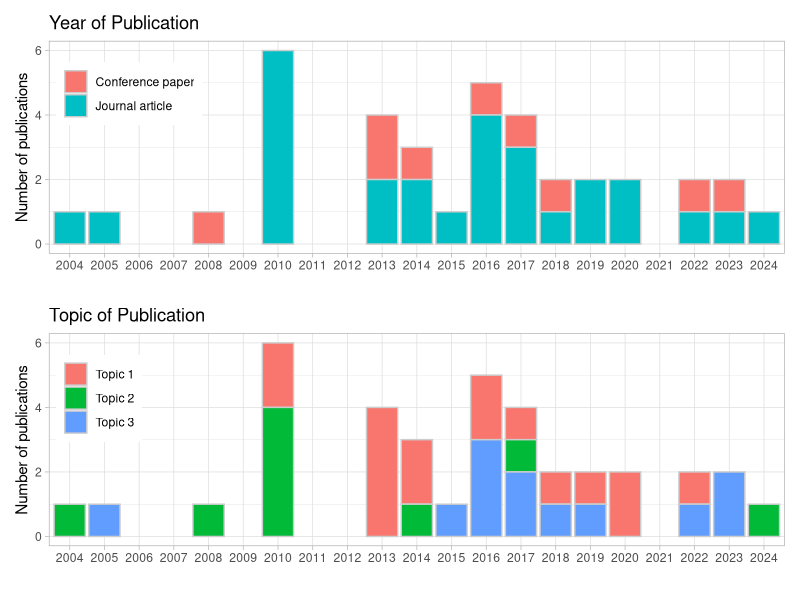
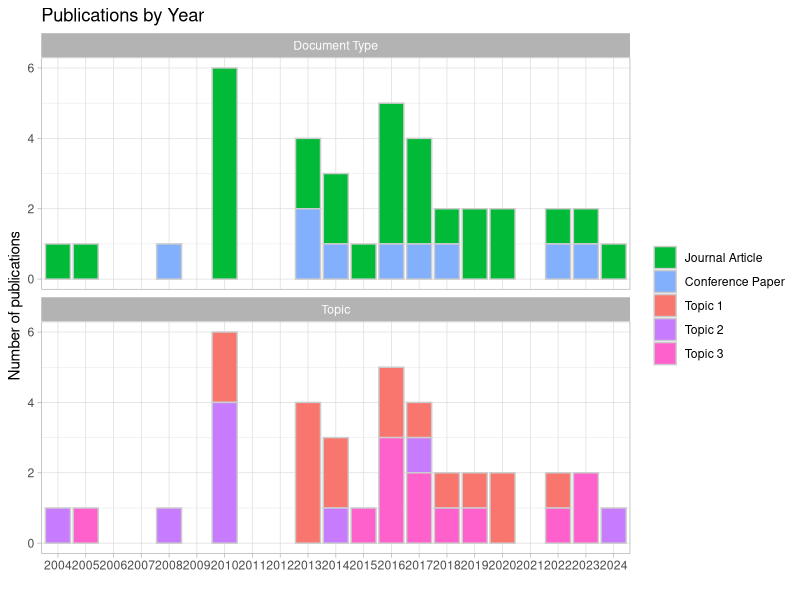
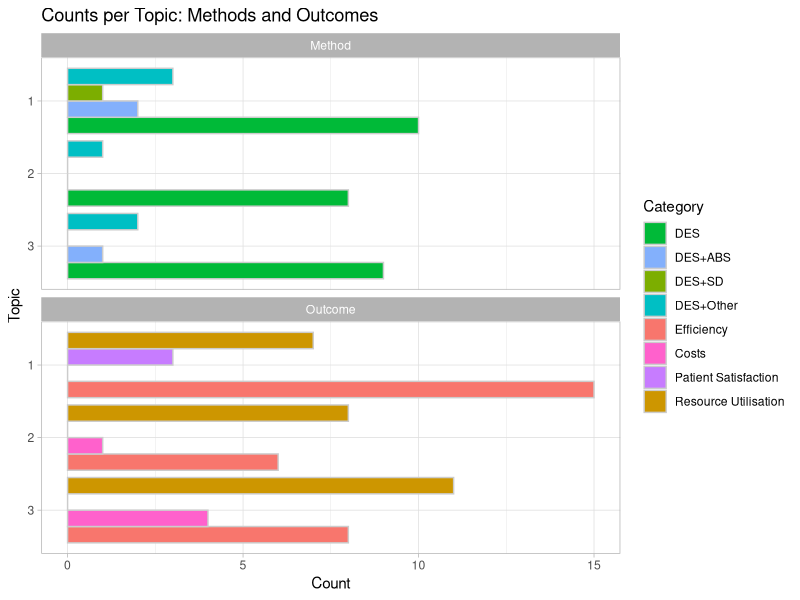
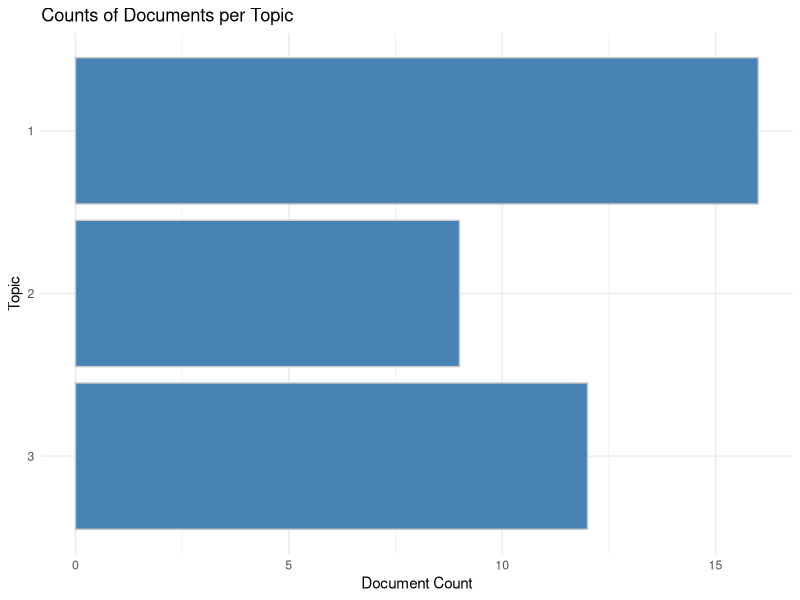
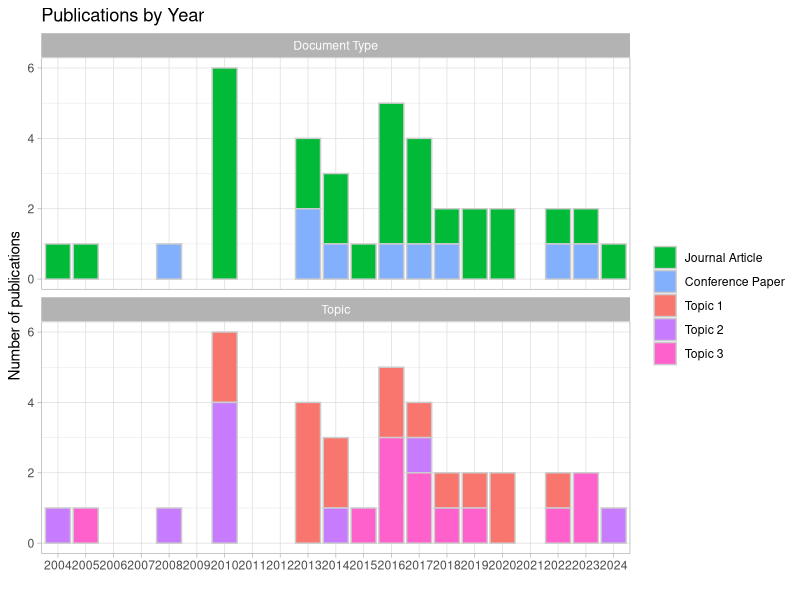
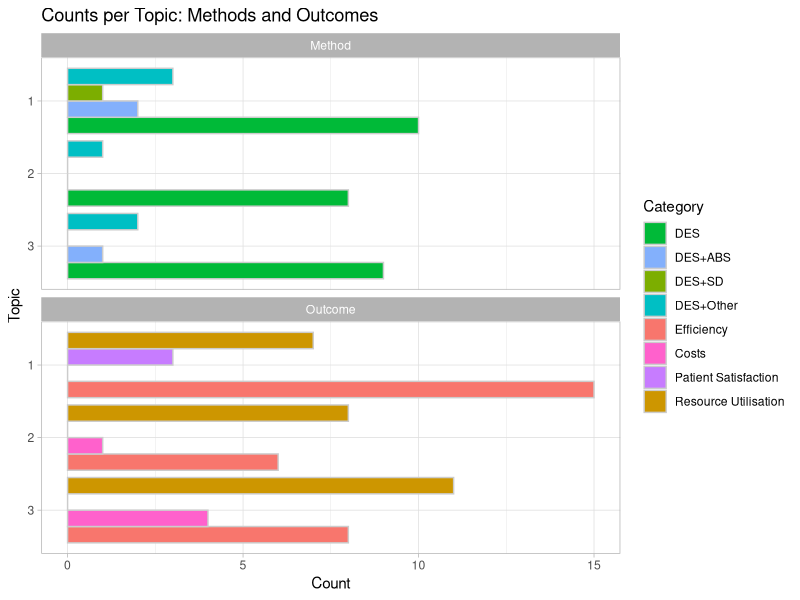
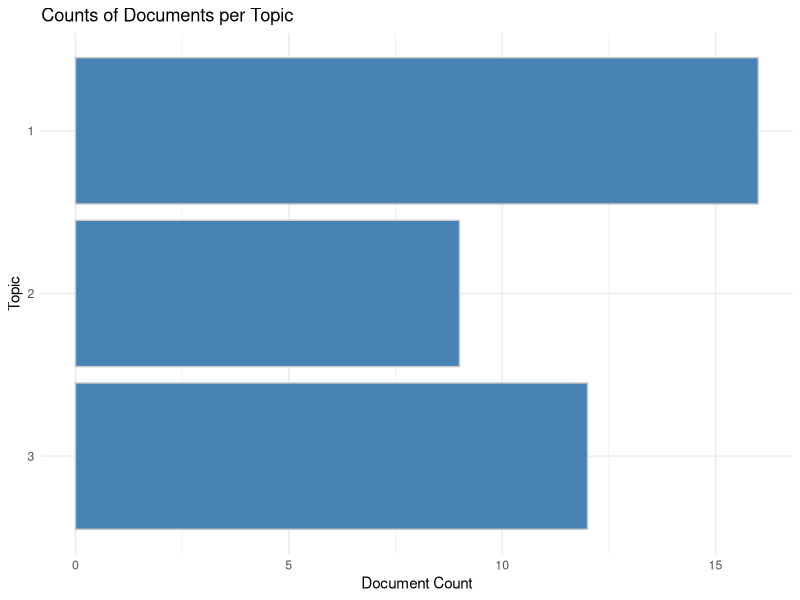

These charts were generated, in order, by the following R code: (Note: this script raises an error after producing the figures.)
library(tidyverse)
library(ggalluvial)
library(patchwork)


# Plots and analysis using topics

data <- read.csv("datasets/8_complete_data_with_topics.csv")

###########################################################################
#Plot by year for topic and document type - compare patchwork and facets
# Define the full range of years
year_range <- min(data$year, na.rm = TRUE):max(data$year, na.rm = TRUE)

# Plot for document_type
yearplot <- ggplot(data) +
  geom_bar(aes(x = factor(year), fill = document_type), color = "grey80") +
  theme_light() +
  scale_x_discrete(limits = as.character(year_range)) +
  theme(legend.position = c(0.01, 0.9), legend.justification = c(0, 1)) +
  labs(x = "", y = "Number of publications", title = "Year of Publication", 
       fill = NULL)

# Plot for Topic
topicplot <- ggplot(data) +
  geom_bar(aes(x = factor(year), fill = factor(topic)), color = "grey80") +
  theme_light() +
  scale_x_discrete(limits = as.character(year_range)) +
  scale_fill_discrete(labels = c("Topic 1", "Topic 2", "Topic 3")) +
  theme(legend.position = c(0.01, 0.9), legend.justification = c(0, 1)) +
  labs(x = "", y = "Number of publications", title = "Topic of Publication", 
       fill = NULL)

# Combine the two plots vertically (ncol = 2 for side-by-side) using patchwork
combined_plot <- yearplot + topicplot + plot_layout(ncol = 1)
combined_plot

##########################################################################
# Faceting
# Reshape data into a long format. 
data_long <- data %>%
  mutate(topic = as.character(topic)) %>%   # Convert topic to character
  pivot_longer(
    cols = c(document_type, topic),
    names_to = "category",
    values_to = "value" 
  )

data_long$value <- factor(data_long$value,
                          levels = c("Journal article", "Conference paper", "1", "2", "3"))

# Create facet plot
faceted_plot <- ggplot(data_long, aes(x = factor(year), fill = value)) +
  geom_bar(color = "grey80") +
  theme_light() +
  scale_x_discrete(limits = as.character(year_range)) +
  facet_wrap(~ category, nrow = 2,
             labeller = labeller(category = c(document_type = "Document Type",
                                              topic = "Topic"))) +
  scale_fill_manual(
    values = c("Journal article"    = "#00ba38",
               "Conference paper" = "#83b0fc",
               "1"    = "#f8766d",
               "2"    = "#C77CFF",
               "3"    = "#FF61CC"),
    labels = c("Journal Article", "Conference Paper","Topic 1", "Topic 2", "Topic 3")
  ) +
  labs(x = "", y = "Number of publications", fill = NULL, 
       title = "Publications by Year")

faceted_plot
ggsave("images/yearplot2.pdf", plot = faceted_plot, device = "pdf", width = 9, height = 4)

###############################################################################
# facet of topics per method and outcome kpi
# tidy data

data_plot_methods <- data %>%
  mutate(DES_minus_hybrid = DES - hybrid) %>%
  rename(DES2 = DES) %>% 
  rename(
    DES = DES_minus_hybrid,
    `DES+ABS` = ABS,
    `DES+SD` = SD,
    `DES+Other` = other,
    `Patient Satisfaction` = outcome_satisfaction,
    Efficiency = outcome_efficiency,
    Costs = outcome_costs,
    `Resource Utilisation` = outcome_resources
  ) %>% 
  mutate(topic = factor(topic))


# Define the columns for simulation methods and outcomes
simulation_cols <- c(simulation_cols <- c('DES', 'DES+ABS', 'DES+SD', 'DES+Other')
)
outcome_cols <- c('Patient Satisfaction', 'Efficiency', 'Costs', 
                  'Resource Utilisation')
# --- Compute counts for simulation methods per topic ---
# If the columns are binary indicators (0/1), summing gives counts
simulation_counts <- data_plot_methods %>%
  group_by(topic) %>%
  summarise(across(all_of(simulation_cols), ~ sum(. , na.rm = TRUE)))

simulation_counts_long <- simulation_counts %>%
  pivot_longer(cols = all_of(simulation_cols),
               names_to = "method",
               values_to = "count") %>%
  mutate(plot_type = "Method")

# --- Compute counts for outcomes per topic ---
outcome_counts <- data_plot_methods %>%
  group_by(topic) %>%
  summarise(across(all_of(outcome_cols), ~ sum(. , na.rm = TRUE)))

outcome_counts_long <- outcome_counts %>%
  pivot_longer(cols = all_of(outcome_cols),
               names_to = "outcome",
               values_to = "count") %>%
  mutate(plot_type = "Outcome")

# --- Combine the two datasets ---
combined_counts <- bind_rows(
  simulation_counts_long %>% rename(variable = method),
  outcome_counts_long %>% rename(variable = outcome)
)

combined_counts$variable <- factor(combined_counts$variable,
                          levels = c("DES", "DES+ABS", "DES+SD", "DES+Other", 
                                     "Efficiency", "Costs", 
                                     "Patient Satisfaction",
                                     "Resource Utilisation"))


# Create the facet plot
facet_plot <- ggplot(combined_counts, aes(x = count, y = fct_rev(topic), fill = variable)) +
  geom_bar(stat = "identity", position = position_dodge(width = 0.9),color="grey80") +
  facet_wrap(~ plot_type, nrow = 2) +
  scale_fill_manual(
    values = c("DES"    = "#00ba38",
               "DES+ABS" = "#83b0fc",
               "DES+SD"    = "#7CAE00",
               "DES+Other"    = "#00BFC4",
               "Efficiency" =  "#f8766d",
               "Costs" = "#FF61CC",
               "Patient Satisfaction"= "#C77CFF",
               "Resource Utilisation" =  "#CD9600")) +
  labs(x = "Count", y = "Topic", fill = "Category",
       title = "Counts per Topic: Methods and Outcomes") +
  theme_light()

facet_plot

ggsave("images/topics_method_outcomes.pdf", plot = facet_plot, device = "pdf", width = 9, height = 4)
###################################################################################

# Correlate topics with simulation methods and outcomes
simulation_cols <- c('DES', 'ABS', 'SD', 'hybrid')
outcome_cols <- c('outcome_satisfaction', 'outcome_efficiency', 'outcome_costs', 
                  'outcome_resources')

topic_simulation_corr <- data %>%
  group_by(terms) %>%
  summarise(across(all_of(simulation_cols), mean, na.rm = TRUE))

topic_outcome_corr <- data %>%
  group_by(terms) %>%
  summarise(across(all_of(outcome_cols), mean, na.rm = TRUE))

# Temporal distribution analysis
topic_temporal <- data %>%
  group_by(terms) %>%
  summarise(
    min_year = min(year, na.rm = TRUE),
    mean_year = mean(year, na.rm = TRUE),
    max_year = max(year, na.rm = TRUE),
    count = n()
  )

# View correlations 
print("Simulation method correlations per topic:")
print(topic_simulation_corr)

print("Outcome correlations per topic:")
print(topic_outcome_corr)

print("Temporal analysis per topic:")
print(topic_temporal)

###############################################################
## plots
#Simulation Usage: Visualizes topic-method associations.
#Outcome Analysis: Clarifies outcome emphasis per topic.
#Temporal Analysis:  historical trends or shifts.

# Calculate counts of documents per topic
topic_counts <- data %>%
  group_by(topic) %>%
  summarise(Count = n())

# Plot counts
counts_plot <- ggplot(topic_counts, aes(x = fct_rev(factor(topic)), y = Count)) +
  geom_bar(stat = "identity", fill="steelblue", color="grey80") +
  coord_flip() +
  labs(title = "Counts of Documents per Topic",
       x = "Topic",
       y = "Document Count") +
  theme_minimal()

ggsave("images/counts_plot.pdf", plot = counts_plot, device = "pdf", width = 9, 
       height = 3)
counts_plot
#######################################
# methods per topic
# Prepare data
simulation_corr_long <- data %>%
  group_by(topic) %>%
  summarise(across(c(DES, ABS, SD, other), mean, na.rm = TRUE)) %>%
  melt(id.vars = "topic")

# Compute boundaries for horizontal lines.
# The y-axis (factor(topic)) will have positions 1, 2, ..., n.
topic_levels <- levels(factor(simulation_corr_long$topic))
n_topics <- length(topic_levels)
# Calculate the y positions for the boundaries (between each row)
boundary_lines <- seq(0.5, n_topics + 0.5, by = 1)

method_topic <- ggplot(simulation_corr_long, aes(x = value, y = fct_rev(factor(topic)), 
                                                 fill = variable)) +
  geom_bar(stat = "identity", position = position_dodge(width = 0.9)) +
  labs(title = "Simulation Methods Usage by Topic",
       x = "Proportion of Papers",
       y = "Topic",
       fill = "Method") +
  scale_fill_discrete(labels = c("DES", "ABS", "SD", 
                                 "Other")) +
  theme_minimal() +
  # Add horizontal lines at the boundaries between topics
  geom_hline(yintercept = boundary_lines, color = "grey", size = 0.5)

ggsave("images/method_topic.pdf", plot = method_topic, device = "pdf", width = 9, 
       height = 3)
method_topic

#########################################
# outcomes per topic
# Prepare data
outcome_corr_long <- data %>%
  group_by(topic) %>%
  summarise(across(c(outcome_satisfaction, outcome_efficiency, outcome_costs, 
                     outcome_resources), 
                   mean, na.rm = TRUE)) %>%
  melt(id.vars = "topic")

# Assuming outcome_corr_long is created as shown:
outcome_corr_long <- data %>%
  group_by(topic) %>%
  summarise(across(c(outcome_satisfaction, outcome_efficiency, outcome_costs, 
                     outcome_resources), 
                   mean, na.rm = TRUE)) %>%
  melt(id.vars = "topic")

# Compute the boundaries for the horizontal lines.
topic_levels <- levels(factor(outcome_corr_long$topic))
n_topics <- length(topic_levels)
boundary_lines <- seq(0.5, n_topics + 0.5, by = 1)

# Create the plot with updated legend names and horizontal bars
outcome_topic <- ggplot(outcome_corr_long, aes(x = value, y = fct_rev(factor(topic)), 
                                               fill = variable)) +
  geom_bar(stat = "identity", position = position_dodge(width = 0.9)) +
  labs(title = "Key performance indicators (KPIs) by Topic",
       x = "Proportion of Papers",
       y = "Topic",
       fill = "Outcome") +
  scale_fill_discrete(labels = c("Patient satisfaction", "Efficiency", "Costs", 
                                 "Resource utilisation")) +
  theme_minimal() +
  # Add horizontal lines at the boundaries between topics
  geom_hline(yintercept = boundary_lines, color = "grey", size = 0.5)

# Save the plot as a PDF and display it
ggsave("images/outcome_topic.pdf", plot = outcome_topic, device = "pdf", width = 9, 
       height = 3)
outcome_topic

#######################################
# temporal topics

temporal <- ggplot(data, aes(x = year, y = as.factor(topic), 
                             fill = as.factor(topic))) +
  geom_boxplot(alpha = 0.7) +
  labs(title = "Temporal Distribution of Topics",
       x = "Year",
       y = "Topic") +
  theme_minimal() +
  scale_y_discrete(limits = rev)+
  theme(legend.position = "none")

ggsave("images/temporal.pdf", plot = temporal, device = "pdf", width = 9, 
       height = 3)
temporal

#############################################################################

#######################################
# implementation per topic
# Prepare data
implem_corr_long <- data %>%
  group_by(topic) %>%
  summarise(across(c(Imp_Y), mean, na.rm = TRUE)) %>%
  melt(id.vars = "topic")

# Compute boundaries for horizontal lines.

topic_levels <- levels(factor(implem_corr_long$topic))
n_topics <- length(topic_levels)
# Calculate the y positions for the boundaries (between each row)
boundary_lines <- seq(0.5, n_topics + 0.5, by = 1)

implem_topic <- ggplot(implem_corr_long, aes(x = value, y = fct_rev(factor(topic)), 
                                             fill = variable)) +
  geom_bar(stat = "identity", position = position_dodge(width = 0.9)) +
  labs(title = "Adoption of recommendations by Topic",
       x = "Proportion of Papers",
       y = "Topic",
       fill = "Adoption") +
  theme_minimal() +
  theme(legend.position = "none") +
  # Add horizontal lines at the boundaries between topics
  geom_hline(yintercept = boundary_lines, color = "grey", size = 0.5)

ggsave("images/implem.pdf", plot = implem_topic, device = "pdf", width = 9, 
       height = 3)
implem_topic

#######################################
# emergecy-elective per topic
# Prepare data
emerg_corr_long <- data %>%
  group_by(topic) %>%
  summarise(across(c(unscheduled,scheduled), mean, na.rm = TRUE)) %>%
  melt(id.vars = "topic")

# Compute boundaries for horizontal lines.
emerg_levels <- levels(factor(emerg_corr_long$topic))
n_topics <- length(topic_levels)
# Calculate the y positions for the boundaries (between each row)
boundary_lines <- seq(0.5, n_topics + 0.5, by = 1)

emerg_topic <- ggplot(emerg_corr_long, aes(x = value, y = fct_rev(factor(topic)), 
                                           fill = variable)) +
  geom_bar(stat = "identity", position = position_dodge(width = 0.9)) +
  labs(title = "Emergency or Elective focus by Topic",
       x = "Proportion of Papers",
       y = "Topic",
       fill = "Emergency") +
  theme_minimal() +
  scale_fill_discrete(labels = c("Unscheduled", "Scheduled")) +
  # Add horizontal lines at the boundaries between topics
  geom_hline(yintercept = boundary_lines, color = "grey", size = 0.5)

ggsave("images/emerg.pdf", plot = emerg_topic, device = "pdf", width = 9, 
       height = 3)
emerg_topic

##############################################################################
##############################################################################

topicfullset <- read.csv("datasets/8_complete_data_with_topics.csv")
# Sankey topic - application area - implementation

# Define department columns 
topicfullset <- topicfullset %>% rename(Wards = wards)
departments_cols <- c("ED", "Theatres", "OPD", "Wards")

# Pivot longer for the Department dimension and filter for valid (used) entries
dept_long <- topicfullset %>%
  pivot_longer(cols = all_of(departments_cols),
               names_to = "Department",
               values_to = "Department_used") %>%
  filter(Department_used == 1)

# Ensure that Topic and Imp_y are treated as categorical variables
dept_long <- dept_long %>%
  mutate(Imp_Y = ifelse(Imp_Y == 1, "Y", "N"),
         topic = factor(topic),
         Imp_y = factor(Imp_Y)) 


# Aggregate frequencies for the Sankey plot
agg_df <- dept_long %>%
  group_by(topic, Department, Imp_y) %>%
  summarise(Freq = n(), .groups = 'drop')

# Create the Sankey diagram using three axes: Topic, Department, and Imp_y
sankey_plot <- ggplot(agg_df,
                      aes(axis1 = topic, axis2 = Department, axis3 = Imp_y, y = Freq)) +
  geom_alluvium(aes(fill = topic), width = 1/12, alpha = 0.7, knot.pos = 0.4) +
  geom_stratum(width = 1/8, fill = "grey80", color = "grey40", size = 0.3) +
  geom_text(stat = "stratum", aes(label = after_stat(stratum)), size = 3) +
  scale_x_discrete(limits = c("Topic", "Department", "Implementation"), expand = c(.05, .05)) +
  labs(title = "Topic, Department, and Implementation of Results",
       x = "",
       y = "Frequency") +
  theme_minimal() +
  theme(axis.text.y = element_blank(),
        axis.ticks = element_blank()) +
  theme(legend.position = "none") +
  geom_vline(xintercept = c(1.5, 2.5), color = "black", linetype = "dashed", linewidth = 0.4)

# Save the Sankey plot as a PDF and display it
ggsave("images/sankey_topic_department_imp_y.pdf", plot = sankey_plot, device = "pdf", width = 11, height = 4)
sankey_plot





